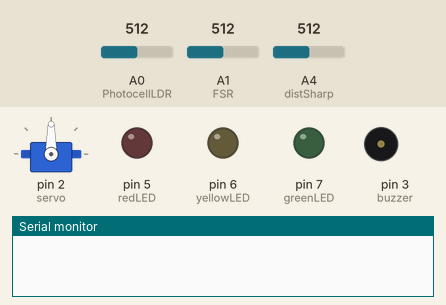
Recording of a sketch running on a simulated Arduino Uno, built with avr-gcc and run on an emulated ATmega328P. On the bench: servo, output pins drawn as LEDs (lit = HIGH), buzzer (waves = sounding), the last lines printed to the serial monitor. Dashed ring = blinking. The inputs (shaded band) are chosen by the test bench; at power-on: A0 (PhotocellLDR) = 512, A1 (FSR) = 512, A4 (distSharp) = 512. WiFi joins after 1.5 s; servers stay silent unless stated.

Above: at 2.9 s.
3.0 s: A0 (PhotocellLDR) set to 878
At 4.0 s:
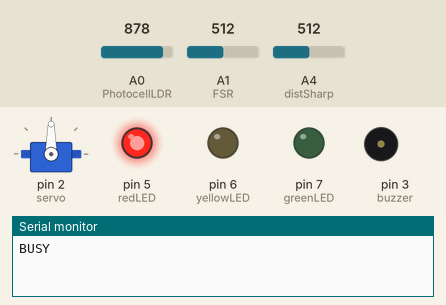
6.2 s: A0 (PhotocellLDR) set to 908
At 8.8 s:
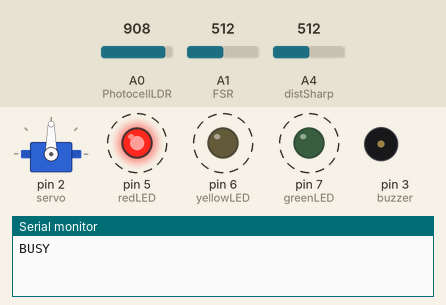
Timing chart, 0 to 15.7 s (numbered marks = the images above; inputs shaded):
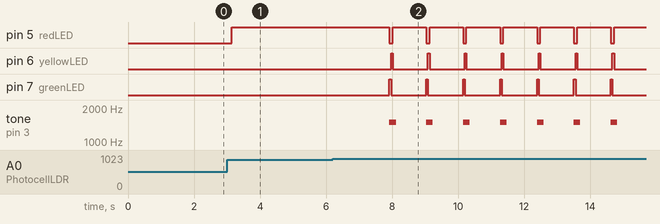

The sketch:

ParkingSpace.ino
```cpp
#include <Ethernet.h>
#include <SPI.h>
#include <Servo.h>

const int redLED = 5;
const int yellowLED = 6;
const int greenLED = 7;
const int PhotocellLDR = 0;
const int FSR = 1;
const int buzzer = 3;
const int distSharp = 4;

int clk = 0;
String message;
String parkClear = "-4";
String alarmMessage = "-2";
String cancelBooking = "-3";
String parkBusy = "-5";

bool reserva = false;
bool carDetected = true;

// MAC-ADDRESS 4d:61:7e:ff:12:28
byte mac[] = {0x4d,0x61,0x7e,0xff,0x12,0x28};
byte ip[] = {192,168,10,103};

// Pi Server
byte serverIP[] = {192,168,10,104};
Servo servo;

EthernetServer server = EthernetServer(5560);
EthernetClient client;

void setup() {
  Serial.begin(9600);
  pinMode(redLED, OUTPUT);
  pinMode(yellowLED, OUTPUT);
  pinMode(greenLED, OUTPUT);
  pinMode(FSR, OUTPUT);
  pinMode(PhotocellLDR, INPUT);
  pinMode(distSharp, INPUT);
  pinMode(buzzer, OUTPUT);

  servo.attach(2);
  upBar();
  delay(500);
  Ethernet.begin(mac,ip);
  delay(500);
  if(client.connect(serverIP, 5560)) {
    client.println(parkClear);
  }
  delay(500);
}

void loop() {
  if(!reserva) {
    client = server.available();
    message = client.readString();
    clk = message.toInt();
    if(clk > 0) {
      // Notify server for reservation
      reserva = true;
    }
    //FSR && LDR && Dist Sensors
    int FSRval = analogRead(FSR);
    int LDRval = analogRead(PhotocellLDR);
    int Distval = analogRead(distSharp);
    if(FSRval >= 400 && Distval >= 370){
      digitalWrite(greenLED, LOW);
      delay(450);
      digitalWrite(redLED, HIGH);
      if(carDetected) {
        if(client.connect(serverIP, 5560)) {
          Serial.println("BUSY");
          client.println(parkBusy);
          client.flush();
          client.stop();
        }
        carDetected = false;
      }
    }
    else {
      digitalWrite(redLED, LOW);
      delay(450);
      digitalWrite(greenLED, HIGH);
      // Park is clear -> alert server
      if(!carDetected) {
        if(client.connect(serverIP, 5560)) {
          Serial.println("FREE");
          client.println(parkClear);
          client.flush();
          client.stop();
        }
        carDetected = true;
      }
    }
    if(LDRval >= 890) {
      // Annouce alarm to server
      if(client.connect(serverIP, 5560)) {
        client.println(alarmMessage);
      }
      alarm();
    }
  }
  else {
    downBar();
    digitalWrite(redLED, LOW);
    digitalWrite(greenLED, LOW);
    digitalWrite(yellowLED, HIGH);
    client = server.available();
    message = client.readString();
    if(message == "0" || clk == 0) {
      upBar();
      digitalWrite(redLED, LOW);
      digitalWrite(yellowLED, LOW);
      digitalWrite(greenLED, HIGH);
      if(client.connect(serverIP, 5560)) {
        client.println(cancelBooking);
      }
      reserva = false;
    }
    Serial.println(clk);
    clk--;
  }
}

void alarm() {
  while(true) {
    for(int i=500 ; i<1500 ; i++) {
        tone(buzzer, i, 200);
    }
    digitalWrite(redLED, LOW);
    digitalWrite(yellowLED, LOW);
    digitalWrite(greenLED, HIGH);
    delay(50);
    digitalWrite(redLED, LOW);
    digitalWrite(yellowLED, HIGH);
    digitalWrite(greenLED, LOW);
    delay(50);
    digitalWrite(redLED, HIGH);
    digitalWrite(yellowLED, LOW);
    digitalWrite(greenLED, LOW);
    client = server.available();
    message = client.readString();
    if(message == "-1") {
      break;
    }
  }
}

void upBar() {
  servo.write(90);
}

void downBar() {
  servo.write(8);
}
```

Measured:
- the behaviour switches between 889 and 890 on A0 (PhotocellLDR) (found by bisection; images 1 and 2)
- after the input at 6.2 s, pin 5 (redLED): alternates HIGH for 1.0 s and LOW for 0.10 s, starting after 1.7 s; pin 6 (yellowLED): alternates HIGH for 0.05 s and LOW for 1.1 s, starting after 1.8 s
